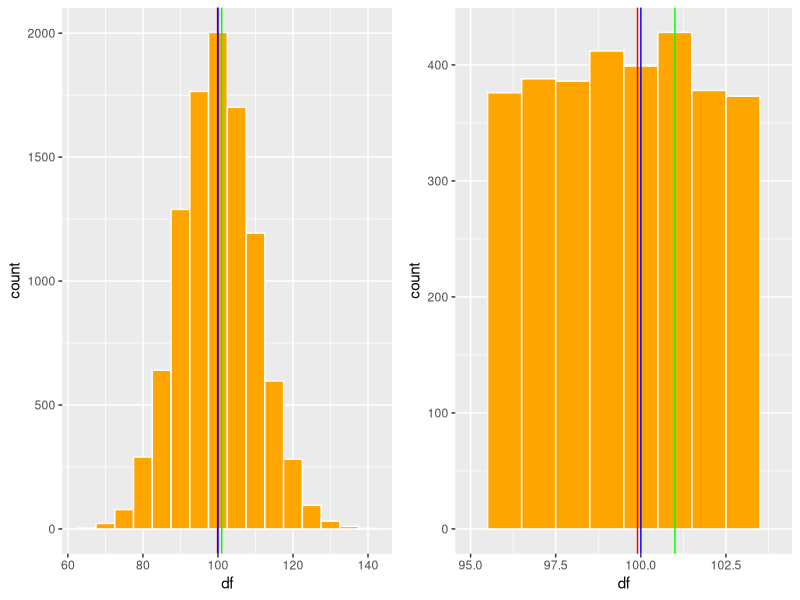
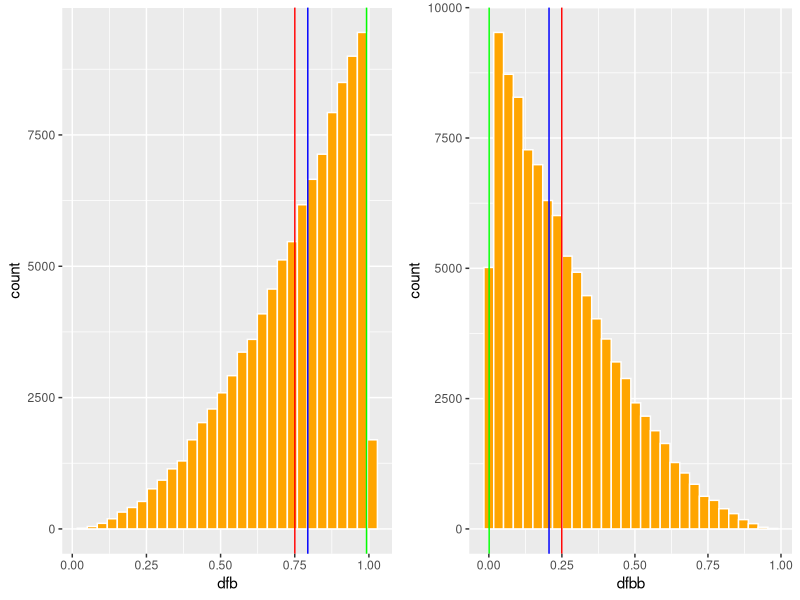
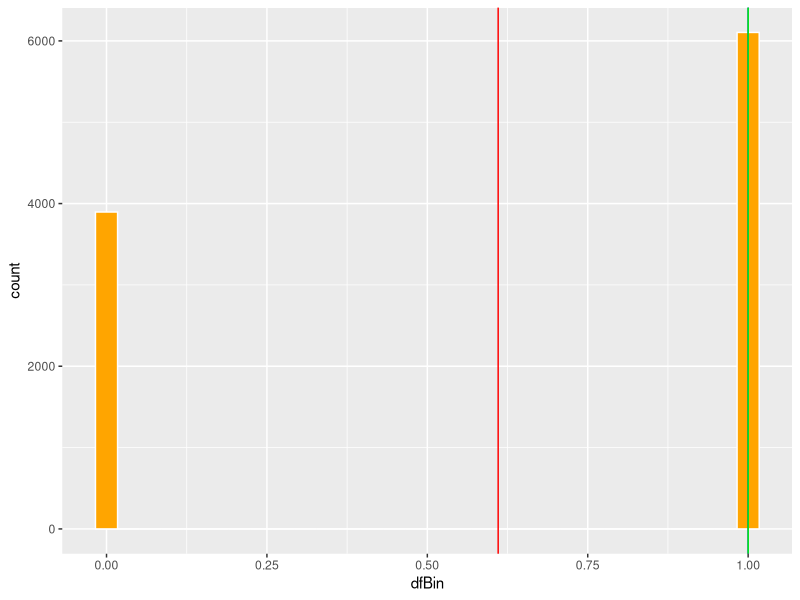

The R script that drew these images, in order:
## ---- chunk 1
knitr::opts_chunk$set(echo = TRUE, warning=FALSE, message = FALSE)
## ---- chunk 2

Sys.Date()
## ---- chunk 3
library(ggplot2)
library(Hmisc)
library(gridExtra) # Un paquete para organizar las figuras de ggplot2
## ---- chunk 4
x=c(0,1,2,3,4,5,6,7,8,9,10)

mean(x)

## ---- chunk 5
x=c(0,1,2,3,4,5,6,7,8,9,1000)

mean(x)

## ---- chunk 6
b=c(247,0,3,43626,26,23,1,2,4,5,24,6,7)
b=sort(b)
b
median(b)
## ---- chunk 7
b=c(247,0,3,43626,26,23,1,2,4,5,24,6,7,7)
b=sort(b)
b
median(b)
## ---- chunk 8
# install.packages("devtools")
#devtools::install_github("paulponcet/modeest")
## ---- chunk 9
library(modeest)
## ---- chunk 10
mfv(b)
## ---- chunk 11
df=rpois(10000, 100)
df=data.frame(df)
## ---- chunk 12

mean(df$df)
median(df$df)
mfv(df$df)
## ---- chunk 13

mea=mean(df$df)
med=median(df$df)
mod=mfv(df$df)

a=ggplot(df, aes(df ))+
  geom_histogram(fill="orange", colour="white", binwidth = 5)+
  geom_vline(aes(xintercept = mea), colour="red")+
  geom_vline(aes(xintercept = med), colour="blue")+
  geom_vline(aes(xintercept = mod), colour="green")+
  theme(legend.position = "none")

b=ggplot(df, aes(df ))+
  geom_histogram(fill="orange", colour="white", binwidth = 1)+
  geom_vline(aes(xintercept = mea), colour="red")+
  geom_vline(aes(xintercept = med), colour="blue")+
  geom_vline(aes(xintercept = mod), colour="green")+
  xlim(95,104)+
  theme(legend.position = "none")

grid.arrange(a,b, ncol=2)
## ---- chunk 14
dfb= round(rbeta(100000, 3,1, ncp = 0),3)
dfb=data.frame(dfb)

dfbb= round(rbeta(100000, 1,3, ncp = 0),3)
dfbb=data.frame(dfbb)

## ---- chunk 15
mea=mean(dfb$dfb)
med=median(dfb$dfb)
mod=mfv(dfb$dfb)

meab=mean(dfbb$dfbb)
medb=median(dfbb$dfbb)
modb=mfv(dfbb$dfbb)


c=ggplot(dfb, aes(dfb))+
  geom_histogram(fill="orange", colour="white")+
  geom_vline(aes(xintercept = mea), colour="red")+
  geom_vline(aes(xintercept = med), colour="blue")+
  geom_vline(aes(xintercept = mod), colour="green")+
  theme(legend.position = "none")

d=ggplot(dfbb, aes(dfbb ))+
  geom_histogram(fill="orange", colour="white")+
  geom_vline(aes(xintercept = meab), colour="red")+
  geom_vline(aes(xintercept = medb), colour="blue")+
  geom_vline(aes(xintercept = modb), colour="green")+
  theme(legend.position = "none")

grid.arrange(c,d, ncol=2)
## ---- chunk 16
dfBin=replicate(10000,rbinom(length(.6), size=1,prob =0.6))
dfBin=data.frame(dfBin)
head(dfBin)
## ---- chunk 17
mea=mean(dfBin$dfBin)
med=median(dfBin$dfBin)
mod=mfv(dfBin$dfBin)
mea


ggplot(dfBin, aes(dfBin))+
  geom_histogram(fill="orange", colour="white")+
  geom_vline(aes(xintercept = mea), colour="red")+
  geom_vline(aes(xintercept = med), colour="blue")+
  geom_vline(aes(xintercept = mod), colour="green")+
  theme(legend.position = "none")
